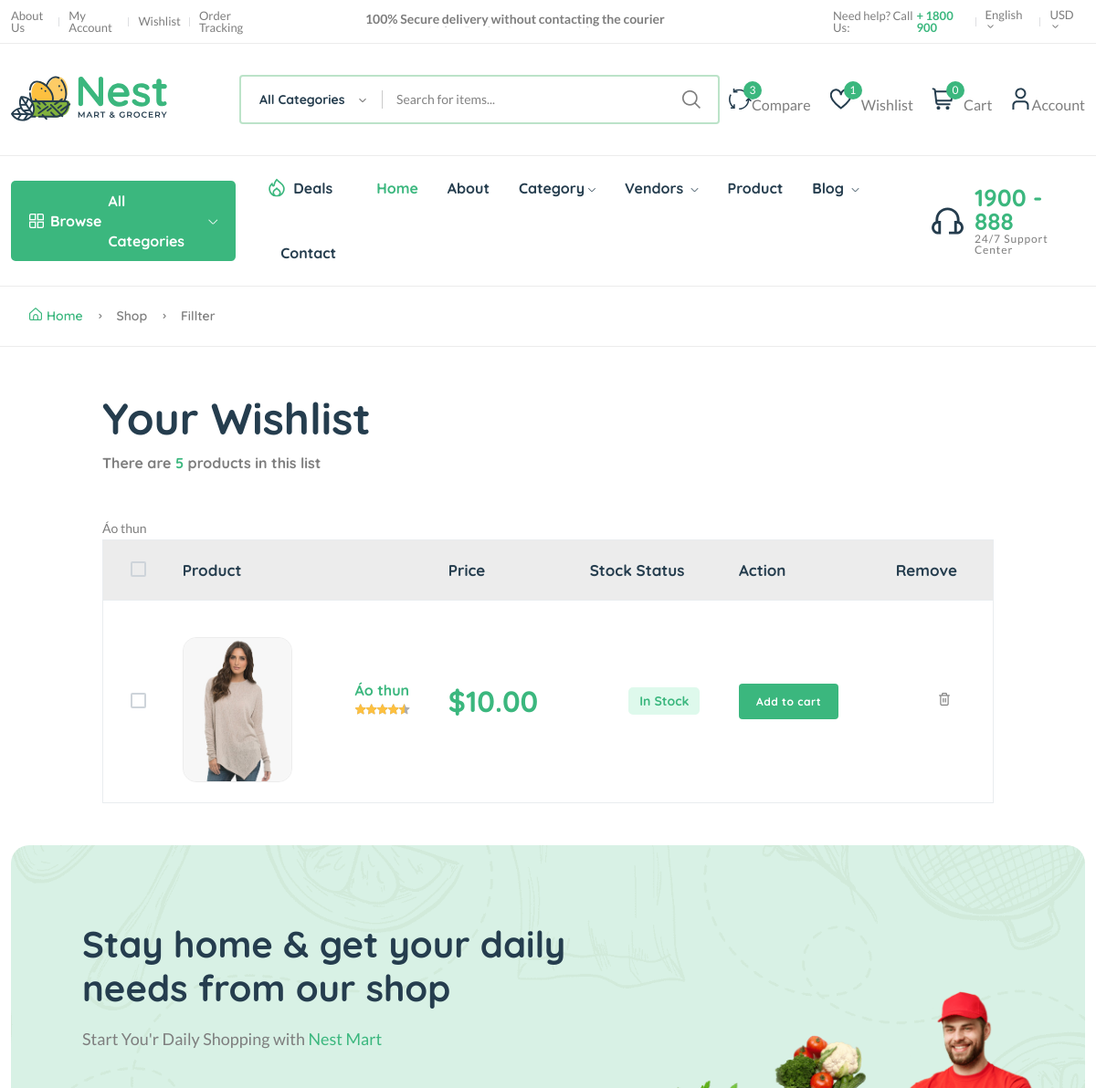
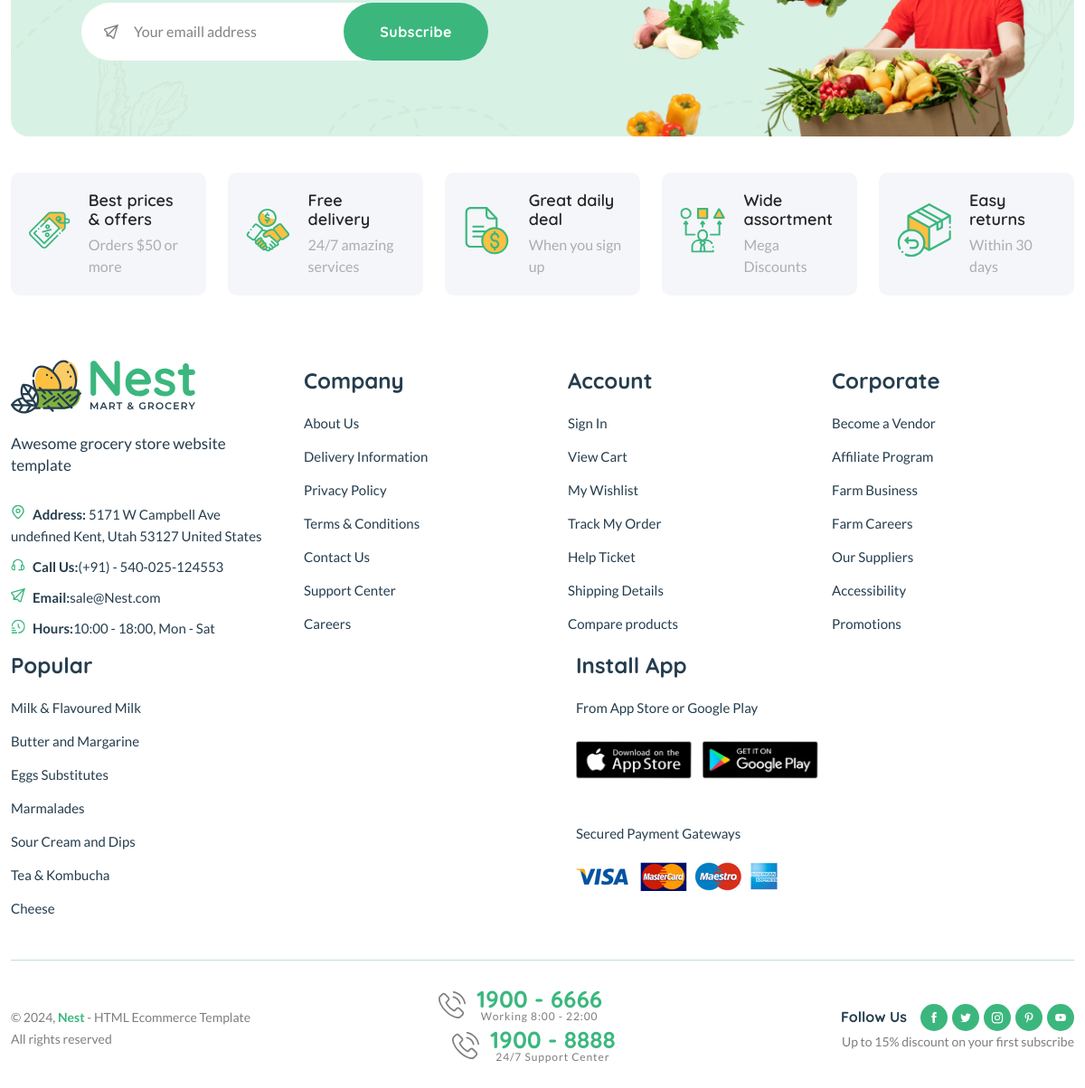
Screenshot of /wishlist/ (signed in) with the database file from the repository (2 pictures, top to bottom).
### core/models.py (models this page shows, shortened)
class Wishlist(models.Model):
    user = models.ForeignKey(User, on_delete=models.SET_NULL, null=True)
    product = models.ForeignKey(Product, on_delete=models.SET_NULL, null=True)
    date = models.DateTimeField(auto_now_add=True)
    class Meta:
        verbose_name_plural = "Wishlists"
    def __str__(self):
        return self.product.title

class Product(models.Model):
    pid = ShortUUIDField(unique=True, length=10, max_length=20, alphabet="abcdefghi12345")
    user = models.ForeignKey(User, on_delete=models.SET_NULL, null=True)
    category = models.ForeignKey(Category, on_delete=models.SET_NULL, null=True, related_name="category")
    vendor = models.ForeignKey(Vendor,on_delete=models.SET_NULL, null=True,related_name="product" )
    title = models.CharField(max_length=100, default="Fresh Pear")
    image = models.ImageField(upload_to=user_directory_path, default="product.jpg")
    description = RichTextUploadingField(null=True, blank=True, default="This is the product")
    price = models.DecimalField(max_digits=10, decimal_places=2, default="1.99")
    old_price = models.DecimalField(max_digits=10, decimal_places=2, default="2.99")
    specifications = RichTextUploadingField(null=True, blank=True)
    type = models.CharField(max_length=100, default="koton",null=True,blank=True)
    stock_count = models.CharField(max_length=100, default="8",null=True,blank=True)
    life = models.CharField(max_length=100,default="10 days",null=True,blank=True)
    mfd = models.DateTimeField(auto_now_add=False,null=True,blank=True)
    tags = TaggableManager(blank=True)
    product_status = models.CharField(choices=STATUS, max_length=10, default="in_review")
    status = models.BooleanField(default=True)
    in_stock = models.BooleanField(default=True)
    featured = models.BooleanField(default=False)
    digital = models.BooleanField(default=False)
    sku = ShortUUIDField(unique=True,length=4, max_length=10, prefix = "sku", alphabet="1234567890")
    date = models.DateTimeField(auto_now_add=True)
    update = models.DateTimeField(null=True,blank=True)
    class Meta:
        verbose_name_plural = "Products"

### core/views.py (the view)
# urls.py: path("wishlist/", views.wishlist_view,name="wishlist"),
def wishlist_view(request):
    wishlist = Wishlist.objects.filter(user=request.user)
    context = {
        "wishlist": wishlist
    }
    return render(request, "core/wishlist.html", context)

### core/context_processor.py (called while the page is built)
def default(request):
    categories = Category.objects.all()
    vendors = Vendor.objects.all()
    min_max_price = Product.objects.aggregate(Min("price"),Max("price"))
    try:
        address = Address.objects.get(user = request.user)
    except:
        address = None
    try:
        wishlist = Wishlist.objects.filter(user = request.user)
    except:
        messages.warning(request,"you need login ")
        wishlist = 0
    return{
        "categories":categories,
        "wishlist":wishlist,
        "address":address,
        "vendors":vendors,
        "min_max_price":min_max_price,
    }

### templates/core/wishlist.html (shortened to what this page needs)
{% extends "patials/base.html" %}
 {% load static %}
 {% block content %}
<main class="main" id="wishlist-list">
    <div class="page-header breadcrumb-wrap">
        <div class="container">
            <div class="breadcrumb">
                <a href="index.html" rel="nofollow"><i class="fi-rs-home mr-5"></i>Home</a>
                <span></span> Shop <span></span> Fillter
            </div>
        </div>
    </div>
    <div class="container mb-30 mt-50">
        <div class="row">
            <div class="col-xl-10 col-lg-12 m-auto">
                <div class="mb-50">
                    <h1 class="heading-2 mb-10">Your Wishlist</h1>
                    <h6 class="text-body">There are <span class="text-brand">5</span> products in this list</h6>
                </div>
                <div class="table-responsive shopping-summery">
                    <table class="table table-wishlist">
                        <thead>
                            <tr class="main-heading">
                                <th class="custome-checkbox start pl-30">
                                    <label class="form-check-label" for="exampleCheckbox11"></label>
                                </th>
                                <th scope="col" colspan="2">Product</th>
                                <th scope="col">Price</th>
                                <th scope="col">Stock Status</th>
                                <th scope="col">Action</th>
                                <th scope="col" class="end">Remove</th>
                            </tr>
                        </thead>
                        <tbody>
                            {% for w in wishlist  %}
                            <tr class="pt-30">
                                <td class="custome-checkbox pl-30">
                                    <label class="form-check-label" for="exampleCheckbox1"></label>
                                </td>
                                <td class="image product-thumbnail pt-40"><img src="{{w.product.image.url}}" alt="#" /></td>
                                <td class="product-des product-name">
                                    <h6><a class="product-name mb-10" href="{% url 'core:product-detail' w.product.pid %}">{{w.product.title}}</a></h6>
                                    <div class="product-rate-cover">
                                        <div class="product-rate d-inline-block">
                                            <div class="product-rating" style="width: 90%"></div>
                                        </div>
                                    </div>
                                </td>
                                <td class="price" data-title="Price">
                                    <h3 class="text-brand" class="text-brand current-product-price-{{p.id}}">${{w.product.price}}</h3>
                                </td>
                                <td class="text-center detail-info" data-title="Stock">
                                    <span class="stock-status in-stock mb-0">{% if w.product.in_stock %} In Stock {% else %} Out of Stock{% endif %} </span>
                                </td>
                                <td class="text-right" data-title="Cart">
                                    <button class="btn btn-sm" data-index="{{w.product.id}}" >Add to cart</button>
                                </td>
                                <td class="action text-center" data-title="Remove">
                                    <button class="text-body delete-wishlist-product" style="border:none;background:none" data-wishlist-product="{{w.id}}">
                                       <i class="fi-rs-trash"></i>
                                    </button>
                                </td>
                            </tr>
                            {% endfor %}
                        </tbody>
                    </table>
                </div>
            </div>
        </div>
    </div>
</main>
{% endblock content %}

### rows the page displays
Wishlist: product.image (picture), product "Áo thun", product.price "10.00", shows "In Stock"

### other values shown
{{ wishlist.count }} "1"
{{ request.session.cart_data_obj|length }} "0"
